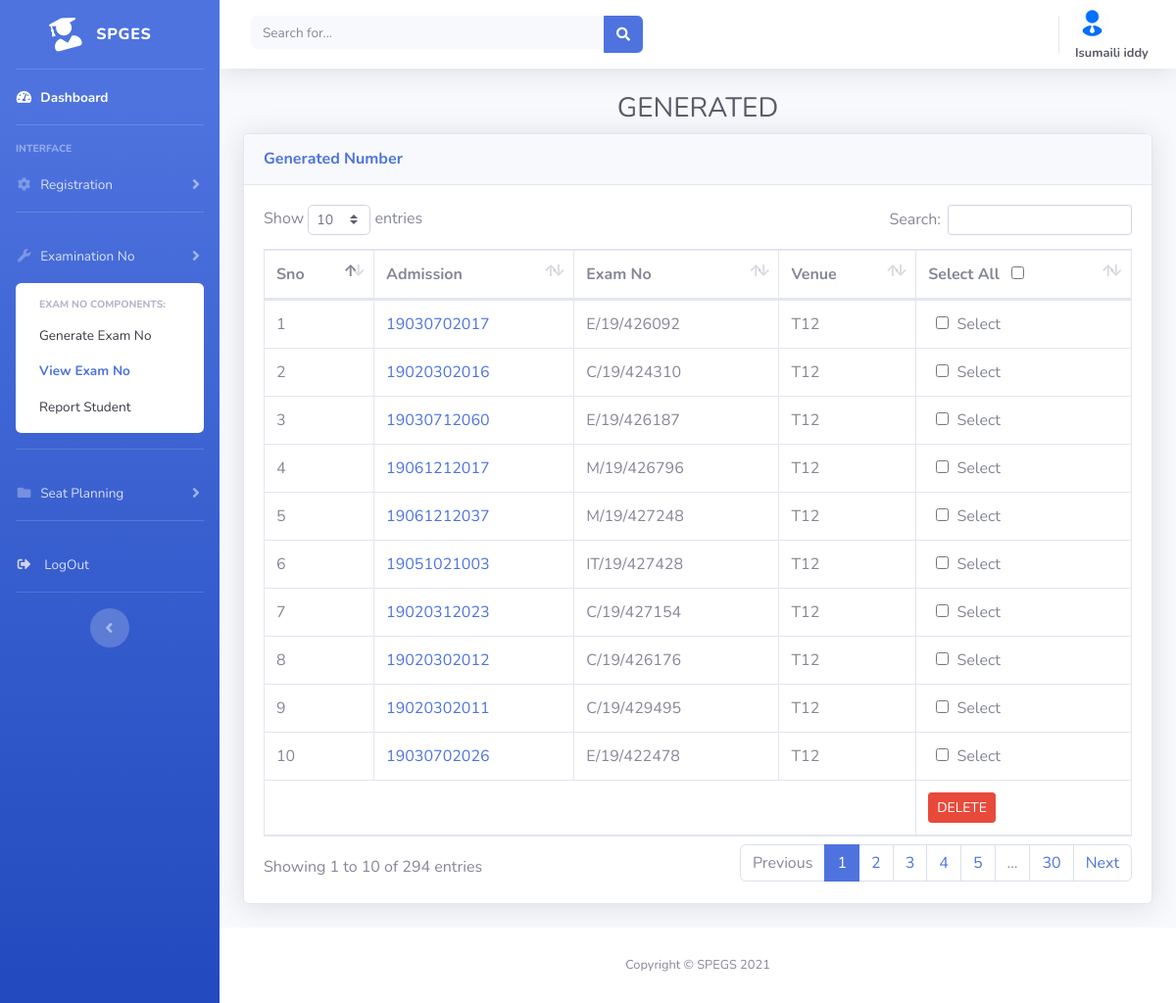
/generate2.php (signed in), run on the app's committed database.
### tables this page shows
CREATE TABLE `user` (
  `id` int(11) NOT NULL,
  `firstname` varchar(45) NOT NULL,
  `lastname` varchar(45) NOT NULL,
  `gender` varchar(45) NOT NULL,
  `email` varchar(45) NOT NULL,
  `password` varchar(128) NOT NULL,
  `status` int(11) DEFAULT NULL,
  `account` int(11) DEFAULT NULL
);

CREATE TABLE `register_students` (
  `id` int(11) NOT NULL,
  `firstname` varchar(45) DEFAULT NULL,
  `middlename` varchar(45) DEFAULT NULL,
  `lastname` varchar(45) DEFAULT NULL,
  `gender` varchar(45) DEFAULT NULL,
  `admission` varchar(45) DEFAULT NULL,
  `department` varchar(45) DEFAULT NULL,
  `course` varchar(45) DEFAULT NULL,
  `levels` varchar(45) DEFAULT NULL
);

CREATE TABLE `exam_no` (
  `e_id` int(11) NOT NULL,
  `e_admission` varchar(45) NOT NULL,
  `e_department` varchar(45) NOT NULL,
  `e_course` varchar(45) NOT NULL,
  `e_levels` varchar(45) NOT NULL,
  `e_number` varchar(45) NOT NULL,
  `room` varchar(45) DEFAULT NULL
);

### session.php (called while the page is built, shortened)
<?php
if(!isset($_SESSION['email'])){
	echo "<script>alert('PLEASE LOGIN: ACCESS DENIAL')</script>";
	header("refresh:0, url=index.php");
	exit;
}else{
	$user=$_SESSION['email'];
}
?>

### generate2.php (the view, shortened to what this page needs)
<!DOCTYPE html>
<html lang="en">
<head>
<?php
require_once("session.php");
include('arrangement/header.php');
?>
</head>
<body id="page-top">
  <div id="wrapper">
    <ul class="navbar-nav bg-gradient-primary sidebar sidebar-dark accordion" id="accordionSidebar">
      <a class="sidebar-brand d-flex align-items-center justify-content-center" href="dashboard.php">
        <div class="sidebar-brand-icon rotate-n-15">
          <i class="fas fa-user-graduate"></i>
        </div>
        <div class="sidebar-brand-text mx-3">SPGES </div>
      </a>
      <hr class="sidebar-divider my-0">
      <li class="nav-item active">
        <a class="nav-link" href="dashboard.php">
          <i class="fas fa-fw fa-tachometer-alt"></i>
          <span>Dashboard</span></a>
      </li>
      <hr class="sidebar-divider">
      <div class="sidebar-heading">
        Interface
      </div>
      <li class="nav-item">
        <a class="nav-link collapsed" href="#" data-toggle="collapse" data-target="#collapseTwo" aria-expanded="true" aria-controls="collapseTwo">
          <i class="fas fa-fw fa-cog"></i>
          <span>Registration</span>
        </a>
      </li>
<hr class="sidebar-divider">
      <li class="nav-item">
        <a class="nav-link collapsed" href="#" data-toggle="collapse" data-target="#collapseUtilities" aria-expanded="true" aria-controls="collapseUtilities">
          <i class="fas fa-fw fa-wrench"></i>
          <span>Examination No</span>
        </a>
        <div id="collapseUtilities" class="collapse show" aria-labelledby="headingUtilities" data-parent="#accordionSidebar">
          <div class="bg-white py-2 collapse-inner rounded">
            <h6 class="collapse-header">Exam No Components:</h6>
            <a class="collapse-item " href="generate.php">Generate Exam No</a>
            <a class="collapse-item active" href="generate2.php">View Exam No</a>
            <a class="collapse-item" href="#">Report Student</a>
          </div>
        </div>
      </li>
      <hr class="sidebar-divider">
      <li class="nav-item">
        <a class="nav-link collapsed" href="#" data-toggle="collapse" data-target="#collapsePages" aria-expanded="true" aria-controls="collapsePages">
          <i class="fas fa-fw fa-folder"></i>
          <span>Seat Planning</span>
        </a>
      </li>
<hr class="sidebar-divider">
      <li class="nav-item">
        <a class="nav-link" href="logout.php">
          <i class="fas fa-sign-out-alt fa-sm fa-fw mr-2 text-gray-400"></i>
          <span>LogOut</span></a>
      </li>
      <hr class="sidebar-divider d-none d-md-block">
      <div class="text-center d-none d-md-inline">
        <button class="rounded-circle border-0" id="sidebarToggle"></button>
      </div>
    </ul>
    <div id="content-wrapper" class="d-flex flex-column">
      <div id="content">
  <nav class="navbar navbar-expand navbar-light bg-white topbar mb-4 static-top shadow">
<form class="d-none d-sm-inline-block form-inline mr-auto ml-md-3 my-2 my-md-0 mw-100 navbar-search"method="post">
      <div class="input-group">
        <input type="text" name="searchValue" class="form-control bg-light border-0 small" placeholder="Search for..." aria-label="Search" aria-describedby="basic-addon2">
        <div class="input-group-append">
          <button class="btn btn-primary" type="submit" name="search">
            <i class="fas fa-search fa-sm"></i>
          </button>
        </div>
      </div>
    </form>
<ul class="navbar-nav ml-auto">
      <?php
$sql =mysqli_query($connection,"SELECT * FROM user WHERE email='$user'");
$fetch=mysqli_fetch_array($sql);
$first=$fetch['firstname'];
$last=$fetch['lastname'];
?>
      <li class="">
        <a class="text-info" href="user_update.php"  role="button">
          <span class="mr-2 d-none d-lg-inline text-gray-800 small font-weight-bold"><img class="img-profile rounded-circle img-profile" src="img/avatar.png" style="width: 40%; height: 60%;" ><br/>
           <?php echo $first." ".$last;?></span>
        </a>
      </li>
    </ul>
  </nav>
        <div class="container-fluid">
          <h1 class="h3 mb-0 text-gray-800 text-center mb-2">GENERATED</h1>
          <div class="card shadow mb-4">
            <div class="card-header py-3">
              <h6 class="m-0 font-weight-bold text-primary">Generated Number</h6>
            </div>
            <div class="card-body">
              <div class="">
                <form method="POST">
                <table class="table table-bordered w-full text-nowrap" id="dataTable" cellspacing="0">
                  <thead>
                    <tr>
                      <th>Sno</th>
                      <th>Admission</th>
                      <th>Exam No</th>
                      <th>Venue</th>
                      <th>Select All <input type="checkbox" id="checkAl" class="ml-2"></th>
                    </tr>
                  </thead>
                  <tbody>
                  <?php
                  if (isset($_POST['search'])) {
                    $ser =$_POST['searchValue'];
                    $que ="SELECT * FROM `register_students` INNER JOIN exam_no ON register_students.admission=exam_no.e_admission WHERE CONCAT(`id`, `firstname`, `middlename`, `lastname`,e_admission,e_number,room) LIKE '%".$ser."%'";
                    $s_r = filter($que);
                  } else {
                    $que = "SELECT * FROM register_students INNER JOIN exam_no ON register_students.admission=exam_no.e_admission";
                    $s_r = filter($que);
                  }
                   function filter($que){
                    $connection = mysqli_connect('localhost','root','secret','spegs_v2');
                     $filter_result = mysqli_query($connection,$que);
                     return $filter_result;
                   }
                $no =1;
               while ($row =mysqli_fetch_array($s_r)) {
                 $id =$row['id'];
                 $ad =$row['e_admission'];
                 $e_num=$row['e_number'];
                 $status=$row['room'];
                 ?>
                 <tr>
                 <td><?php echo $no; ?></td>
                 <td><a href="generate_update.php?adm=<?php echo $ad; ?>"><?php echo $ad; ?></a></td>
                 <td><?php echo $e_num;  ?></td>
                 <td><?php echo $status; ?></td>
                  <td><input type='checkbox' name='delete[]' value='<?= $id ?>' class="ml-2">&nbsp; Select</td>
                 </tr>
                    <?php $no++;} ?>
                  </tbody>
                  <tfoot>
                    <tr>
                       <th colspan="4">&nbsp;</th>
                        <th>
                          <button type="submit" class="btn btn-danger btn-sm mr-4" name="save" >DELETE</button>
                        </th>
                    </tr>
                  </tfoot>
                </table>
                </form>
              </div>
            </div>
          </div>
        </div>
      </div>
      <footer class="sticky-footer bg-white">
        <div class="container my-auto">
          <div class="copyright text-center my-auto">
            <span>Copyright &copy; SPEGS 2021</span>
          </div>
        </div>
      </footer>
    </div>
  </div>
</body>
</html>

### arrangement/header.php (shortened to what this page needs)
<link href="included/vendor/fontawesome-free/css/all.min.css" rel="stylesheet" type="text/css">
<link href="included/css/sb-admin-2.min.css" rel="stylesheet">
<link href="included/vendor/datatables/dataTables.bootstrap4.min.css" rel="stylesheet">

### data on the page
user: firstname "Isumaili", lastname "iddy"
register_students: exam_no.e_admission "19030702017", exam_no.e_number "E/19/426092", exam_no.room "T12"
register_students: exam_no.e_admission "19020302016", exam_no.e_number "C/19/424310", exam_no.room "T12"
register_students: exam_no.e_admission "19030712060", exam_no.e_number "E/19/426187", exam_no.room "T12"
register_students: exam_no.e_admission "19061212017", exam_no.e_number "M/19/426796", exam_no.room "T12"
register_students: exam_no.e_admission "19061212037", exam_no.e_number "M/19/427248", exam_no.room "T12"
register_students: exam_no.e_admission "19051021003", exam_no.e_number "IT/19/427428", exam_no.room "T12"
register_students: exam_no.e_admission "19020312023", exam_no.e_number "C/19/427154", exam_no.room "T12"
register_students: exam_no.e_admission "19020302012", exam_no.e_number "C/19/426176", exam_no.room "T12"
register_students: exam_no.e_admission "19020302011", exam_no.e_number "C/19/429495", exam_no.room "T12"
register_students: exam_no.e_admission "19030702026", exam_no.e_number "E/19/422478", exam_no.room "T12"
